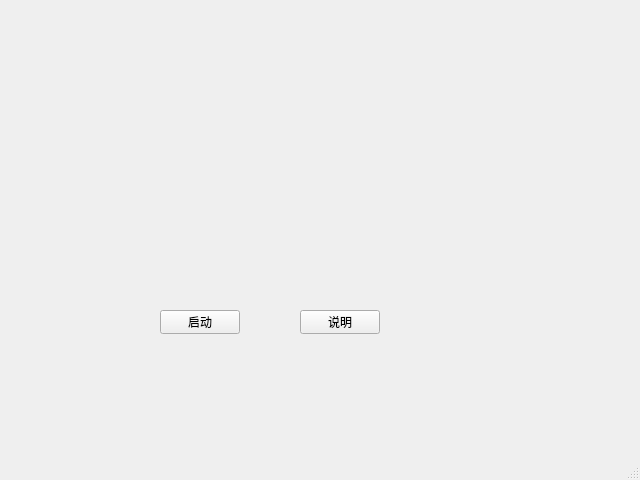
<?xml version="1.0" encoding="UTF-8"?>
<ui version="4.0">
 <class>Menu</class>
 <widget class="QMainWindow" name="Menu">
  <property name="geometry">
   <rect>
    <x>0</x>
    <y>0</y>
    <width>640</width>
    <height>480</height>
   </rect>
  </property>
  <property name="windowTitle">
   <string>初始菜单</string>
  </property>
  <widget class="QWidget" name="centralwidget">
   <widget class="QPushButton" name="_launch">
    <property name="geometry">
     <rect>
      <x>160</x>
      <y>310</y>
      <width>80</width>
      <height>24</height>
     </rect>
    </property>
    <property name="text">
     <string notr="true">启动</string>
    </property>
   </widget>
   <widget class="QPushButton" name="_intro">
    <property name="geometry">
     <rect>
      <x>300</x>
      <y>310</y>
      <width>80</width>
      <height>24</height>
     </rect>
    </property>
    <property name="text">
     <string notr="true">说明</string>
    </property>
   </widget>
  </widget>
  <widget class="QMenuBar" name="menubar">
   <property name="geometry">
    <rect>
     <x>0</x>
     <y>0</y>
     <width>640</width>
     <height>21</height>
    </rect>
   </property>
  </widget>
  <widget class="QStatusBar" name="statusbar"/>
  <action name="actionvv">
   <property name="text">
    <string>vv</string>
   </property>
  </action>
 </widget>
 <resources/>
 <connections/>
</ui>
